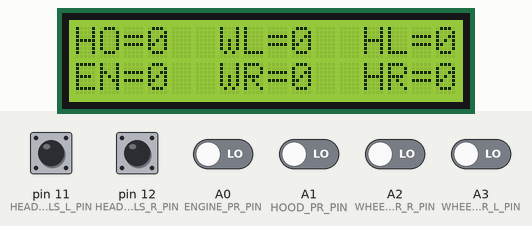
The sketch below on a simulated Arduino Uno, built with avr-gcc and run on an emulated ATmega328P. Shown: 16×2 character LCD. Inputs (shaded band) come from the test bench; at power-on: pin 11 (HEADLIGHT_LS_L_PIN), pin 12 (HEADLIGHT_LS_R_PIN) HIGH, A0 (ENGINE_PR_PIN), A1 (HOOD_PR_PIN), A2 (WHEEL_PR_R_PIN), A3 (WHEEL_PR_L_PIN) LOW. What the sketch prints to the serial monitor is not drawn.

Above: at 1.2 s.
1.3 s: pin 11 (HEADLIGHT_LS_L_PIN) pulled LOW for 0.15 s
At 1.43 s:
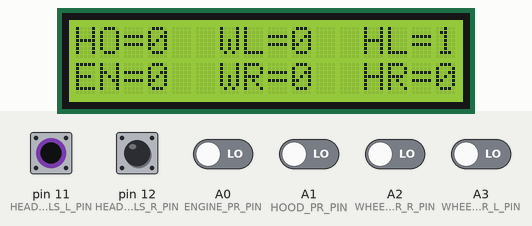
3.0 s: pin 12 (HEADLIGHT_LS_R_PIN) pulled LOW for 0.15 s
At 3.14 s:
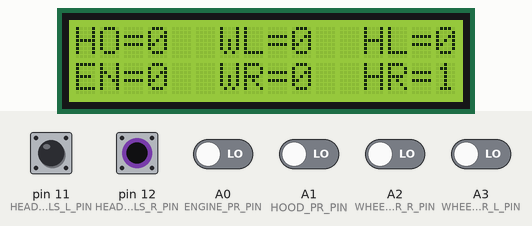
4.7 s: A0 (ENGINE_PR_PIN) driven HIGH
At 5.9 s:
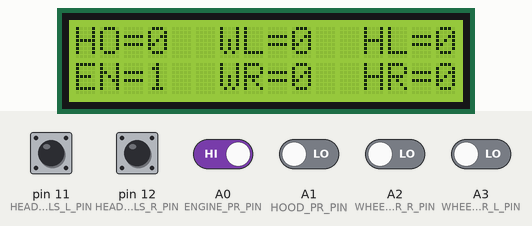
6.2 s: A1 (HOOD_PR_PIN) driven HIGH
At 7.0 s:
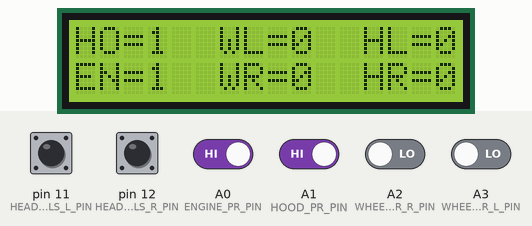
7.7 s: A2 (WHEEL_PR_R_PIN) driven HIGH
At 8.6 s:
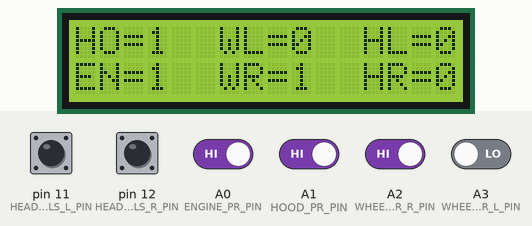
9.2 s: A3 (WHEEL_PR_L_PIN) driven HIGH
At 10.1 s:
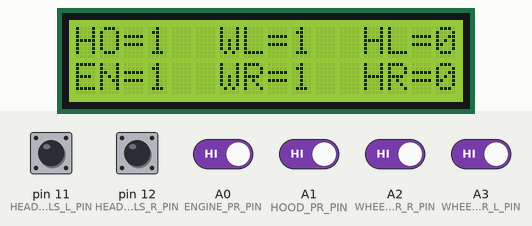
Timing chart, 0 to 11.7 s (numbered marks = the images above; inputs shaded):
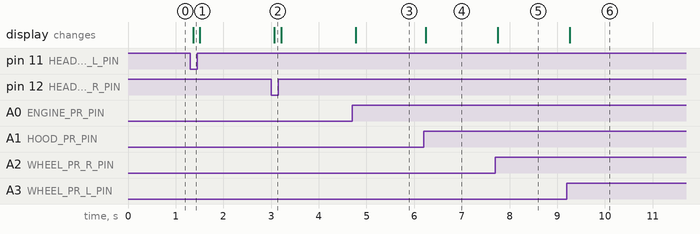

The sketch:

Bosch_Car.ino
```cpp
#include <Wire.h>
#include <LiquidCrystal_I2C.h>

// initialize the library with the numbers of the interface pins
LiquidCrystal_I2C lcd(0x27,16,2); // set the LCD address to 0x27 for a 16 chars and 2 line display

//Photo Resistors (PR)
#define HOOD_PR_PIN A1
#define ENGINE_PR_PIN A0
#define WHEEL_PR_L_PIN A3
#define WHEEL_PR_R_PIN A2
//Limit Switches (LS)
#define HEADLIGHT_LS_L_PIN 11
#define HEADLIGHT_LS_R_PIN 12

void setup() {
  //Prepare I2C LCD
  lcd.init();
  lcd.backlight();

  //Prepare pins
  pinMode(HOOD_PR_PIN, INPUT);
  pinMode(ENGINE_PR_PIN, INPUT);
  pinMode(WHEEL_PR_L_PIN, INPUT);
  pinMode(WHEEL_PR_R_PIN, INPUT);
  pinMode(HEADLIGHT_LS_L_PIN, INPUT_PULLUP);
  pinMode(HEADLIGHT_LS_R_PIN, INPUT_PULLUP);

  //Enable the serial comunication
  Serial.begin(115200);
  Serial.setTimeout(1);
}

//Helper Function to Print to LCD and Serial
void printSerialLCD(String label, int value, int x, int y) {
  lcd.setCursor(x, y);
  lcd.print(label);
  lcd.setCursor(x+3, y);
  lcd.print(value);
  Serial.print(value);
}

void loop() {
  //Get Data from Input Pins
  int a = digitalRead(HOOD_PR_PIN);
  int b = digitalRead(ENGINE_PR_PIN);
  int c = digitalRead(WHEEL_PR_L_PIN);
  int d = digitalRead(WHEEL_PR_R_PIN);
  int e = 1-digitalRead(HEADLIGHT_LS_L_PIN);
  int f = 1-digitalRead(HEADLIGHT_LS_R_PIN);

  //Display values to I2C LCD
  printSerialLCD("HO=",a,0,0);
  printSerialLCD("EN=",b,0,1);
  printSerialLCD("WL=",c,6,0);
  printSerialLCD("WR=",d,6,1);
  printSerialLCD("HL=",e,12,0);
  printSerialLCD("HR=",f,12,1);

  //Serial Print New line
  Serial.println();

  //Short delay
  delay(15);
}
```

Measured:
- after the input at 1.3 s, the display: changes after 0.07 s (image 1)
- after the input at 3.0 s, the display: changes after 0.07 s (image 2)
- after the input at 4.7 s, the display: changes after 0.08 s (image 3)
- after the input at 6.2 s, the display: changes at once (image 4)
- after the input at 7.7 s, the display: changes after 0.05 s (image 5)
- after the input at 9.2 s, the display: changes after 0.06 s (image 6)
